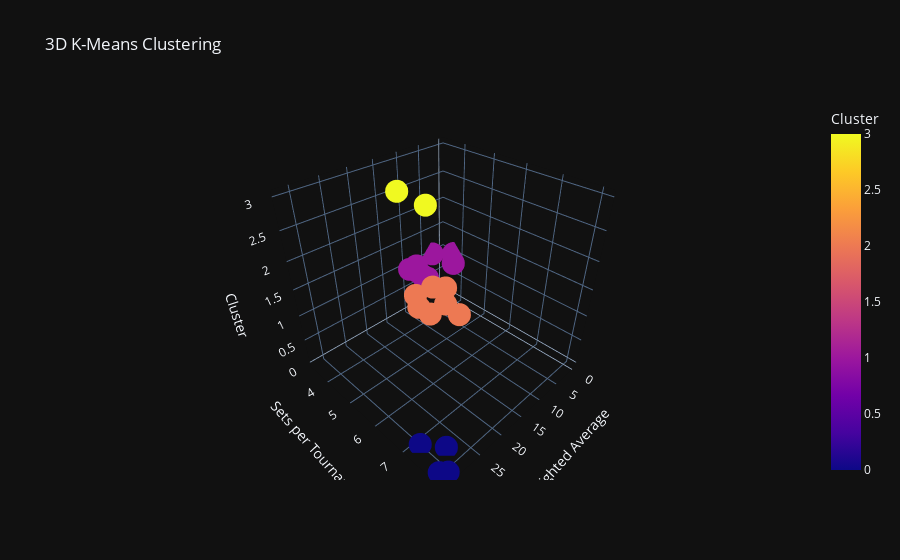

Notebook code cell kept with this figure:
### Code cell
import pandas as pd
import plotly.express as px
from sklearn.cluster import KMeans
from sklearn.preprocessing import StandardScaler

# Load the CSV files
df_weighted_average = pd.read_csv("top_players_performance_full_list.csv")
df_sets_per_tournament = pd.read_csv("sets_per_tournament.csv")

# Merge the DataFrames on a common column, assuming 'Player' is the common column
df_combined = pd.merge(df_weighted_average, df_sets_per_tournament, on='Players', how='inner')

# Drop rows with missing values
df_combined = df_combined.dropna()

# Select the columns for clustering
data_for_clustering = df_combined[['Weighted Average', 'Sets per Tournament', 'Players']]

# Standardize the data
scaler = StandardScaler()
scaled_data = scaler.fit_transform(data_for_clustering[['Weighted Average', 'Sets per Tournament']])

# Apply K-means clustering
kmeans = KMeans(n_clusters=4, random_state=42)  # You can choose the number of clusters
df_combined['Cluster'] = kmeans.fit_predict(scaled_data)

# Create a 3D scatter plot using Plotly Express with dark theme
fig = px.scatter_3d(df_combined, x='Weighted Average', y='Sets per Tournament', z='Cluster',
                    color='Cluster', hover_data=['Players'],
                    title='3D K-Means Clustering',
                    labels={'Weighted Average': 'Weighted Average', 'Sets per Tournament': 'Sets per Tournament'},
                    template='plotly_dark')  # Apply dark theme

# Show the plot
fig.show()

### Figure 1 — Plotly figure (JSON) as saved in the notebook; plotly's stock layout.template omitted (floating-point values rounded to 4 significant figures)
{"data": [{"customdata": [["Samurai"], ["Eyas"], ["Sophist"], ["Kaiju"], ["CHICO"], ["ICHIGO"], ["TheDood22"], ["Pidgeon"], ["Cal"], ["Shinta"], ["Frog Lady"], ["bellyache"], ["DrMichaelBay"], ["Payday"], ["The_Verminator"], ["Thumbs"], ["Zxtra"], ["Rainstorm"], ["TDollas"], ["goober"], ["Helix"]], "hovertemplate": "Weighted Average=%{x}<br>Sets per Tournament=%{y}<br>Cluster=%{marker.color}<br>Players=%{customdata[0]}<extra></extra>", "legendgroup": "", "marker": {"color": [0, 0, 0, 0, 2, 2, 2, 2, 2, 2, 2, 3, 3, 1, 1, 1, 1, 1, 1, 1, 1], "coloraxis": "coloraxis", "symbol": "circle"}, "mode": "markers", "name": "", "scene": "scene", "showlegend": false, "type": "scatter3d", "x": [31.74, 30.79, 30.48, 28.07, 26.22, 26.13, 24.71, 23.55, 23.19, 21.65, 20.52, 19.41, 19.12, 10.2, 9.918, 9.867, 9.636, 8.445, 3.114, 2.714, -0.08945], "y": [8, 8.125, 7.2, 7.667, 6.6, 6.917, 6.25, 7.333, 6.9, 6.286, 6.5, 5.75, 4.8, 3.5, 4, 4.2, 3.75, 3.5, 3.333, 4.167, 3.778], "z": [0, 0, 0, 0, 2, 2, 2, 2, 2, 2, 2, 3, 3, 1, 1, 1, 1, 1, 1, 1, 1]}], "layout": {"coloraxis": {"colorbar": {"title": {"text": "Cluster"}}, "colorscale": [[0, "#0d0887"], [0.1111, "#46039f"], [0.2222, "#7201a8"], [0.3333, "#9c179e"], [0.4444, "#bd3786"], [0.5556, "#d8576b"], [0.6667, "#ed7953"], [0.7778, "#fb9f3a"], [0.8889, "#fdca26"], [1, "#f0f921"]]}, "legend": {"tracegroupgap": 0}, "scene": {"domain": {"x": [0, 1], "y": [0, 1]}, "xaxis": {"title": {"text": "Weighted Average"}}, "yaxis": {"title": {"text": "Sets per Tournament"}}, "zaxis": {"title": {"text": "Cluster"}}}, "title": {"text": "3D K-Means Clustering"}}}
